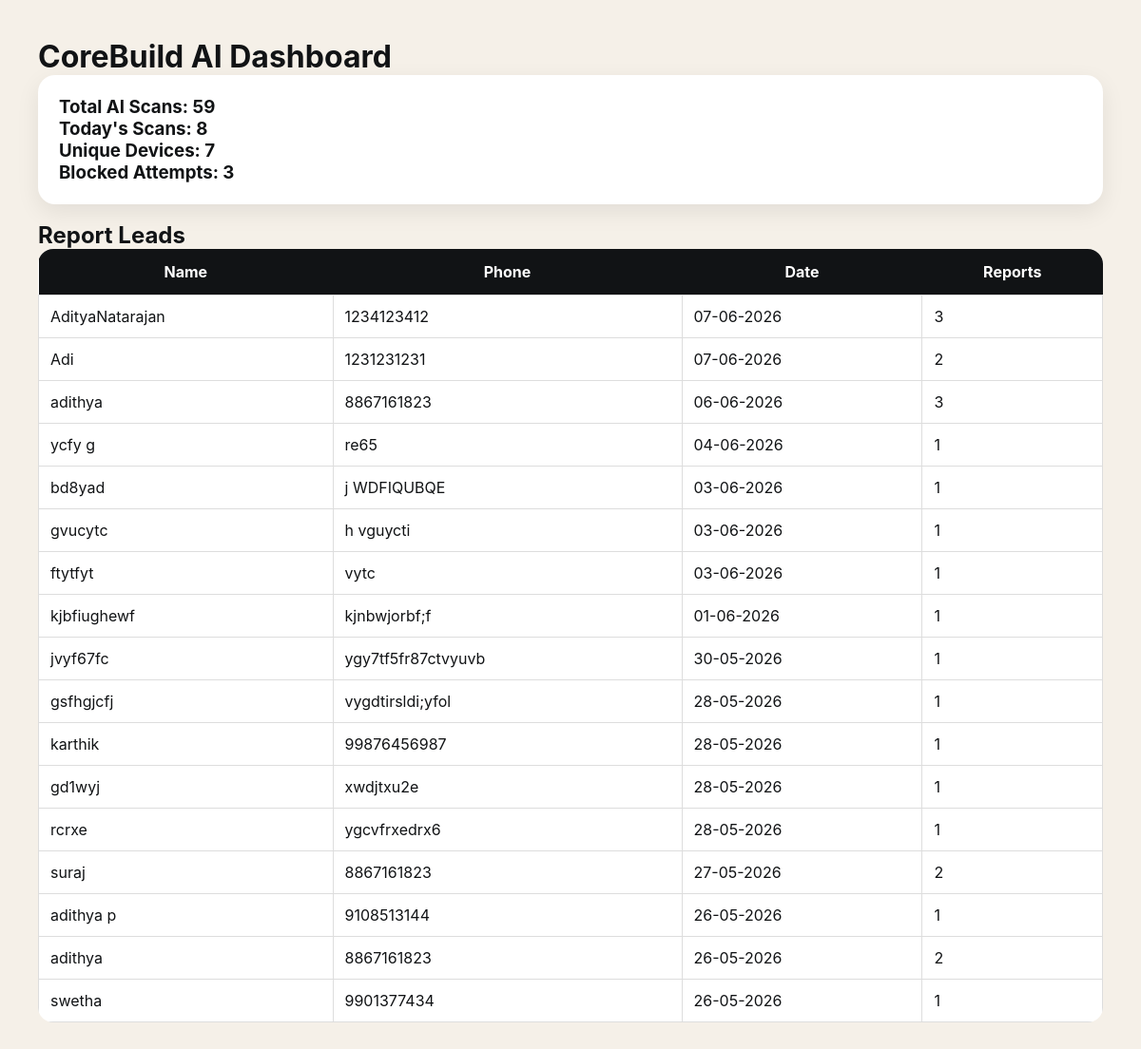
/admin-leads, run on the app's committed database.
### tables this page shows
CREATE TABLE users (
        id INTEGER PRIMARY KEY AUTOINCREMENT,
        name TEXT,
        phone TEXT,
        date TEXT,
        downloads INTEGER DEFAULT 0
    );

### src/app.py (the view)
@app.get("/admin-leads")
async def admin_leads(request: Request):
    stats,leads = get_dashboard_stats()
    return templates.TemplateResponse(
        "admin_leads.html",
        {
            "request": request,
            "leads": leads,
            "stats": stats
        }
    )

### src/templates/admin_leads.html (shortened to what this page needs)
<!DOCTYPE html>
<html>
<head>
    <link rel="stylesheet" href="/static/css/style.css">
    <link rel="stylesheet" href="/static/css/admin.css">
</head>
<body class="admin-body">
    <h1>CoreBuild AI Dashboard</h1>
    <div class="admin-card">
        <h3>Total AI Scans: {{ stats.total_scans }}</h3>
        <h3>Today's Scans: {{ stats.today_scans }}</h3>
        <h3>Unique Devices: {{ stats.unique_devices }}</h3>
        <h3>Blocked Attempts: {{ stats.blocked_attempts }}</h3>
    </div>
    <h2>Report Leads</h2>
    <table class="admin-table">
        <tr>
            <th>Name</th>
            <th>Phone</th>
            <th>Date</th>
            <th>Reports</th>
        </tr>
        {% for row in leads %}
        <tr>
            <td>{{ row['name'] }}</td>
            <td>{{ row['phone'] }}</td>
            <td>{{ row['date'] }}</td>
            <td>{{ row['downloads'] }}</td>
        </tr>
        {% else %}
        <tr>
            <td colspan="4" class="empty-row">No leads found.</td>
        </tr>
        {% endfor %}
    </table>
</body>
</html>

### src/static/css/style.css (style rules this page uses)
* { margin:0; padding:0; box-sizing:border-box; scroll-behavior:smooth; font-family:-apple-system,BlinkMacSystemFont,"Segoe UI",sans-serif; }
body, .result-body { background: linear-gradient( 135deg, #111315 0%, #1b1d20 45%, #26221d 100% ); color:#F5F1EA; overflow-x:hidden; min-height:100vh; }

### src/static/css/admin.css (style rules this page uses)
.admin-body { font-family: Arial, sans-serif; background: #f5f0e8; padding: 40px; color: #111315; }
.admin-card { background: white; padding: 22px; border-radius: 18px; margin-bottom: 18px; box-shadow: 0 8px 25px rgba(0,0,0,.08); }
.admin-table { width: 100%; border-collapse: collapse; background: white; border-radius: 16px; overflow: hidden; }
.admin-table th { background: #111315; color: white; padding: 14px; }
.admin-table td { padding: 12px; border: 1px solid #ddd; }
.admin-body h1, .admin-body h2 { color: #111315; }

### data on the page
users: name "AdityaNatarajan", phone "1234123412", date "07-06-2026", downloads "3"
users: name "Adi", phone "1231231231", date "07-06-2026", downloads "2"
users: name "adithya", phone "8867161823", date "06-06-2026", downloads "3"
users: name "ycfy g", phone "re65", date "04-06-2026", downloads "1"
users: name "bd8yad", phone "j WDFIQUBQE", date "03-06-2026", downloads "1"
users: name "gvucytc", phone "h vguycti", date "03-06-2026", downloads "1"
users: name "ftytfyt", phone "vytc", date "03-06-2026", downloads "1"
users: name "kjbfiughewf", phone "kjnbwjorbf;f", date "01-06-2026", downloads "1"
users: name "jvyf67fc", phone "ygy7tf5fr87ctvyuvb", date "30-05-2026", downloads "1"
users: name "gsfhgjcfj", phone "vygdtirsldi;yfol", date "28-05-2026", downloads "1"
users: name "karthik", phone "99876456987", date "28-05-2026", downloads "1"
users: name "gd1wyj", phone "xwdjtxu2e", date "28-05-2026", downloads "1"
users: name "rcrxe", phone "ygcvfrxedrx6", date "28-05-2026", downloads "1"
users: name "suraj", phone "8867161823", date "27-05-2026", downloads "2"
users: name "adithya p", phone "9108513144", date "26-05-2026", downloads "1"
users: name "adithya", phone "8867161823", date "26-05-2026", downloads "2"
users: name "swetha", phone "9901377434", date "26-05-2026", downloads "1"

### other printed values
{{ stats.total_scans }} "59"
{{ stats.today_scans }} "8"
{{ stats.unique_devices }} "7"
{{ stats.blocked_attempts }} "3"
